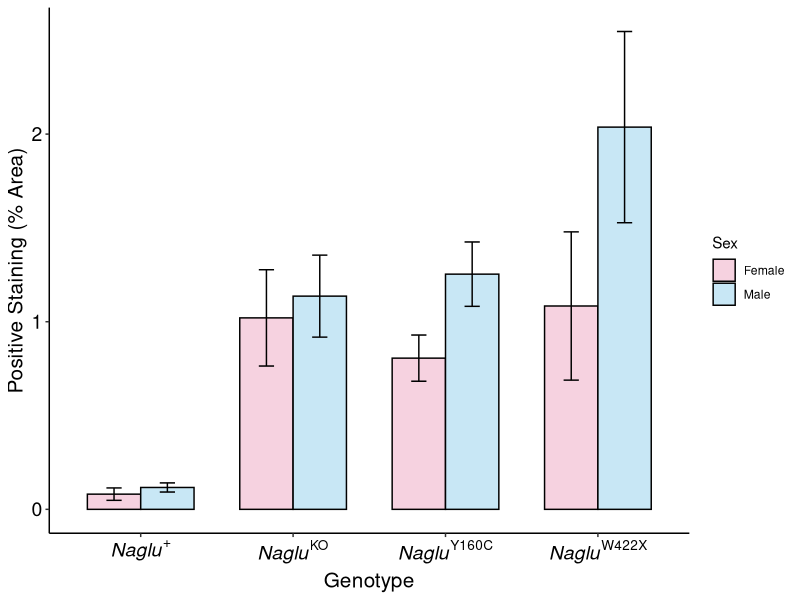

This chart was generated by the following R code:
setwd("path/to/working/directory")

#load packages
library(ggplot2)
library(dplyr)

colors <- c("#F6D2E0", "#C8E7F5")

#Importing data set
lysotracker_VNC <- read.csv("Lysotracker_quantification_VNC_manual.csv")

#summary data set for bar graphs
summary_stats <- lysotracker_VNC%>%
  group_by(Genotype,Sex)%>%
  summarise(
    percent_area = mean(Percent_area),
    sd = sd(Percent_area),
    N = n(),
    SE = sd / sqrt(N)
  )

summary_stats$Sex <- factor(summary_stats$Sex,
                            levels = c("F", "M"),
                            labels = c("Female", "Male"))
summary_stats$Genotype <- factor(summary_stats$Genotype,
                                 levels = c("WG2", "KO", "Y160C", "W422X"))


#make graphs
ggplot(data = summary_stats, aes(x = Genotype, y = percent_area, fill=Sex))+
  geom_bar(stat="summary", color = "black", position=position_dodge(), width = 0.7)+
  labs(x="Genotype", y= "Positive Staining (% Area)")+
  scale_x_discrete(labels = c(expression(italic("Naglu")^"+"),
                              expression(italic("Naglu")^"KO"),
                              expression(italic("Naglu")^"Y160C"),
                              expression(italic("Naglu")^"W422X"))) +
  expand_limits(y=c(0,1.2))+
  scale_fill_manual(values = colors)+
  theme_classic() + theme(axis.text = element_text(size=14, color = "black"))+
  theme(axis.title = element_text(size = 15))+
  geom_errorbar(aes(x=Genotype, ymin = percent_area - SE , 
                    ymax = percent_area + SE),
                width = 0.2, position = position_dodge(0.7))
